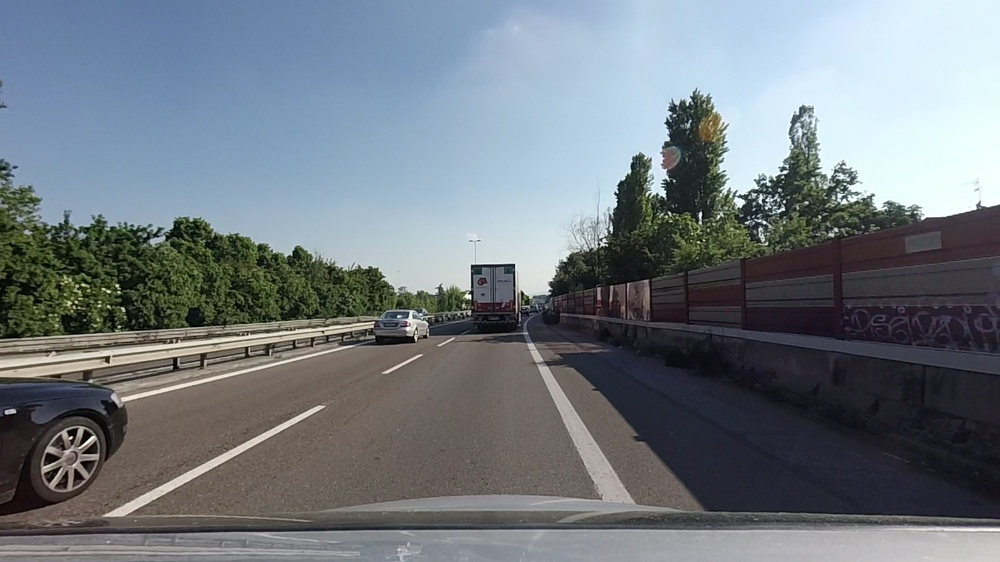
#> input picture start.jpg, 1000 x 562 px, shrunk from 1920 x 1080 before the run
$ python shadow.py
#> lines starting #> are read from the running program, lines starting #| are printed output that depends on the picture; after the words box and inside, x2 and y2 are one past the last pixel; in counts of white or black regions, pixels touching at a corner belong together
#> further down, frame is the input picture: shape (562, 1000, 3); mean B, G, R 128.8, 122.1, 114.1
import cv2
import numpy as np

def convert_hls(image):
    return cv2.cvtColor(image, cv2.COLOR_RGB2HLS)
#> returned value: shape (562, 1000, 3); mean of channels 0, 1, 2 59.3, 121.9, 63.7

def select_white_yellow(image):
    converted = convert_hls(image)
    # white color mask
    lower = np.uint8([  0, 200,   0])
    upper = np.uint8([255, 255, 255])
    white_mask = cv2.inRange(converted, lower, upper)
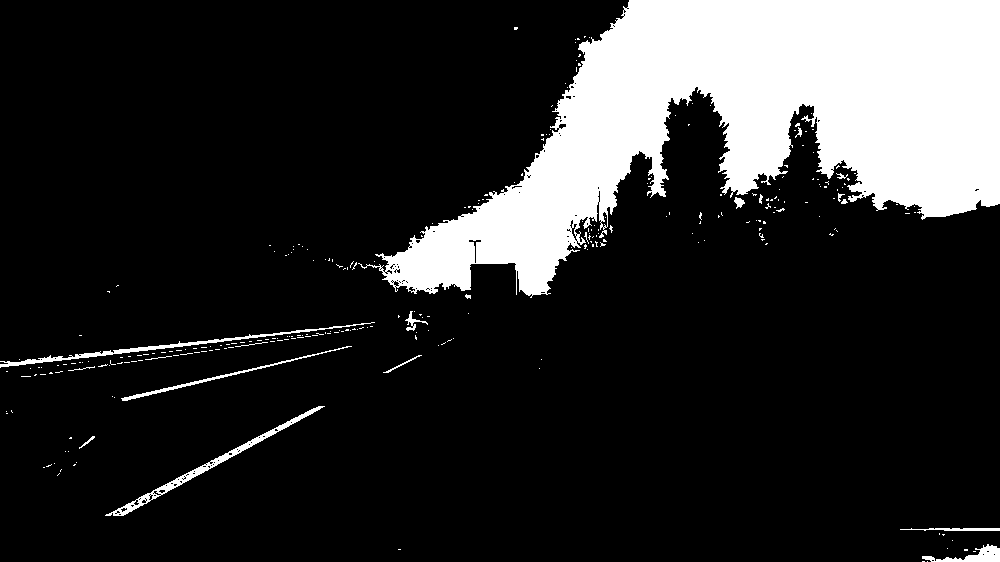
#> white_mask: shape (562, 1000); 16.8% white; 277 white regions (258 under 20 px), largest, box (x1, y1, x2, y2) and area: (358, 0, 1000, 298) 89199, (105, 406, 325, 516) 1385, (0, 322, 375, 368) 1184
    # yellow color mask
    lower = np.uint8([ 10,   0, 100])
    upper = np.uint8([ 40, 255, 255])
    yellow_mask = cv2.inRange(converted, lower, upper)
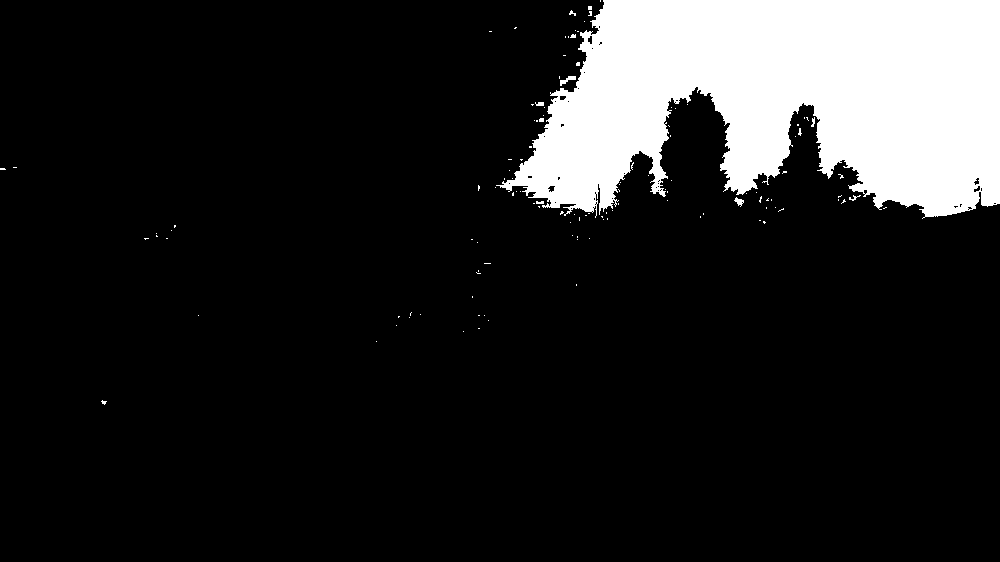
#> yellow_mask: shape (562, 1000); 13.8% white; 122 white regions (114 under 20 px), largest, box (x1, y1, x2, y2) and area: (496, 0, 1000, 219) 77109, (560, 76, 576, 86) 68, (734, 197, 744, 207) 49
    # combine the mask
    mask = cv2.bitwise_or(white_mask, yellow_mask)
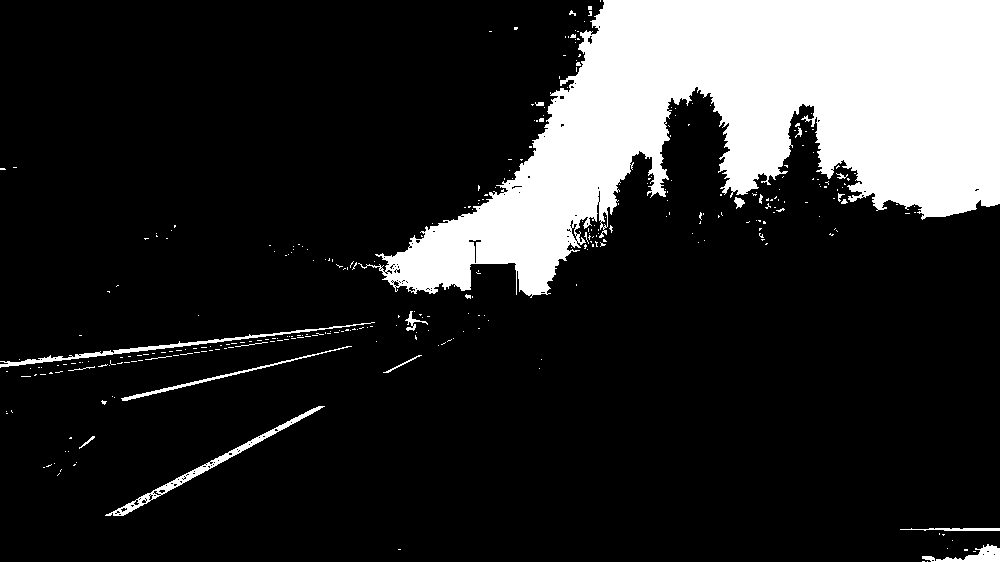
#> mask: shape (562, 1000); 17.2% white; 327 white regions (306 under 20 px), largest, box (x1, y1, x2, y2) and area: (358, 0, 1000, 298) 91053, (105, 406, 325, 516) 1385, (0, 322, 375, 368) 1184
    return cv2.bitwise_and(image, image, mask = mask)
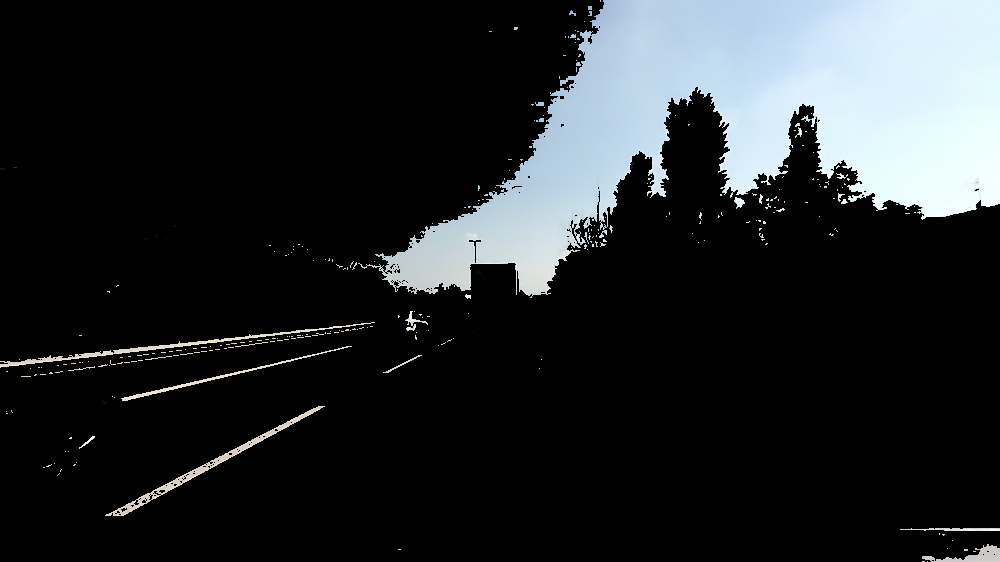
#> returned value: shape (562, 1000, 3); mean of channels 0, 1, 2 41.1, 39.1, 35.8; drawn as B, G, R


frame = cv2.imread("start.jpg")


masked = select_white_yellow(frame)

cv2.imwrite("hls.png", masked)

$ run again, with th0.png saved as start.jpg
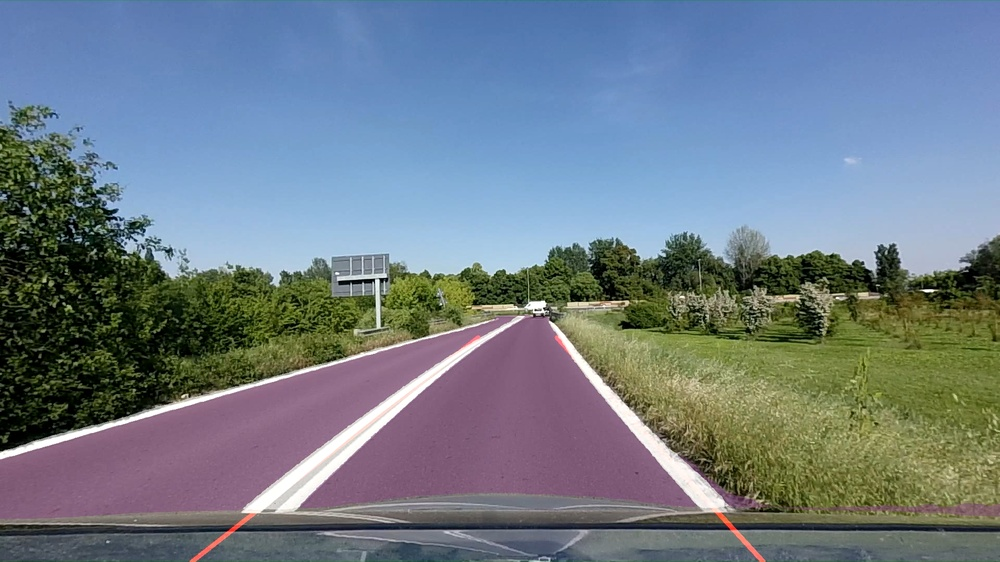
#> input picture th0.png, 1000 x 562 px, shrunk from 1920 x 1080 before the run
#> frame is the input picture: shape (562, 1000, 3); mean B, G, R 135.8, 124.4, 111.5
#> in select_white_yellow, `white_mask = cv2.inRange(converted, lower, upper)`:
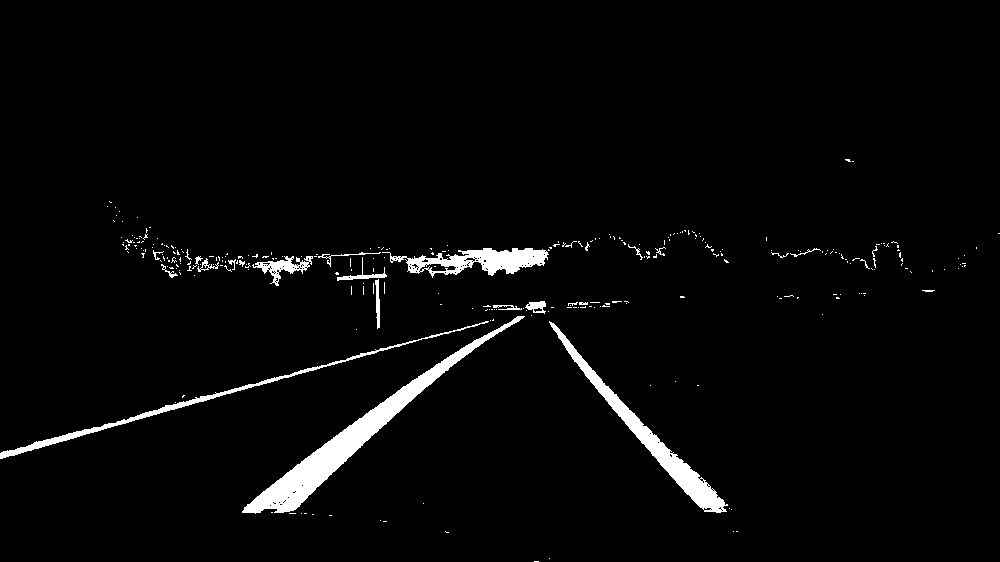
#> white_mask: shape (562, 1000); 2.9% white; 293 white regions (269 under 20 px), largest, box (x1, y1, x2, y2) and area: (242, 316, 525, 514) 6011, (549, 321, 728, 513) 3419, (382, 248, 549, 278) 2311
#> yellow_mask: shape (562, 1000); 31.5% white; 547 white regions (519 under 20 px), largest, box (x1, y1, x2, y2) and area: (0, 22, 1000, 272) 174065, (436, 0, 616, 5) 297, (823, 28, 855, 36) 82
#> mask: shape (562, 1000); 33.9% white; 610 white regions (570 under 20 px), largest, box (x1, y1, x2, y2) and area: (0, 22, 1000, 286) 174858, (242, 316, 525, 514) 6011, (549, 321, 728, 513) 3419
#> in select_white_yellow, `return cv2.bitwise_and(image, image, mask = mask)`:
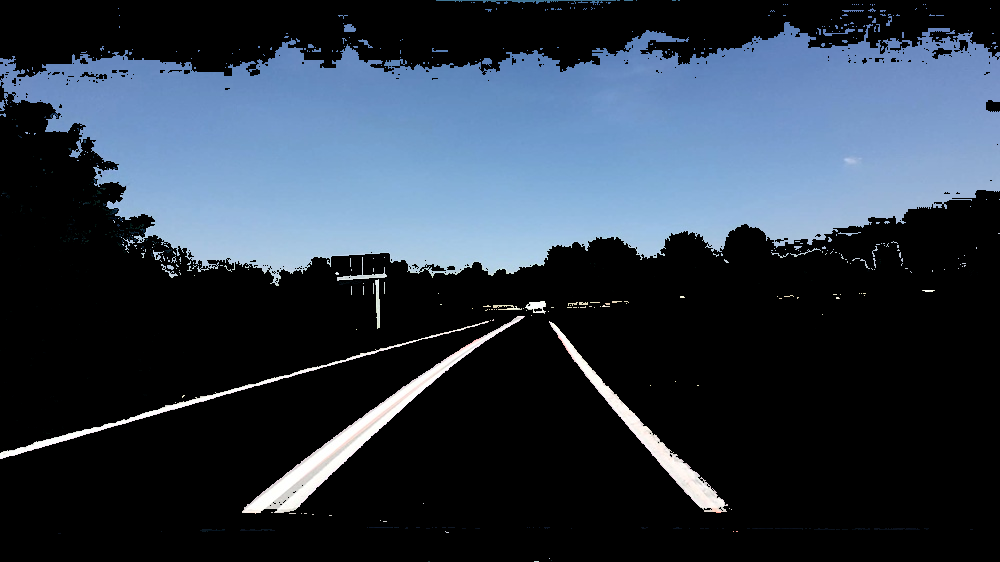
#> returned value: shape (562, 1000, 3); mean of channels 0, 1, 2 70.2, 56.4, 45.1; drawn as B, G, R
